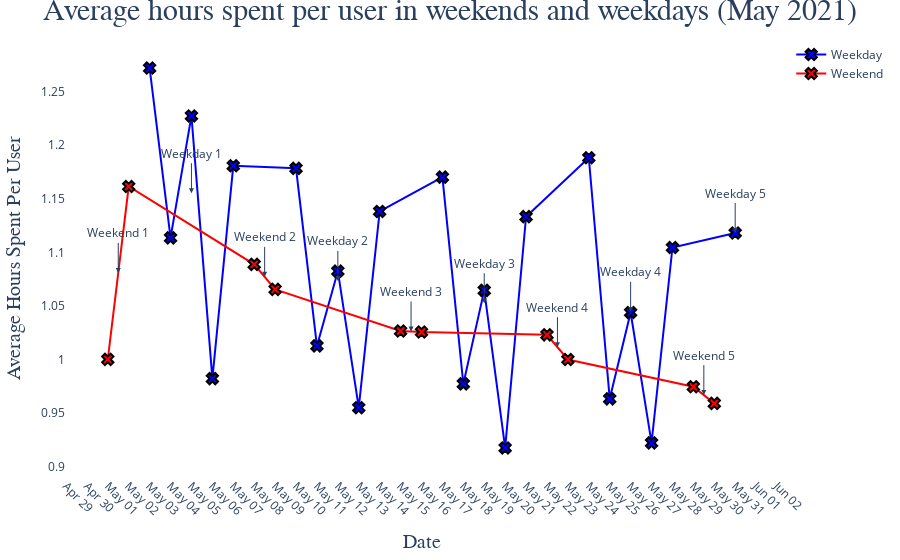

Here is the notebook cell this chart was saved with:
### Code cell
fig = go.Figure()


weekday_data = df_hours[df_hours['is_weekend'] == 0]
fig.add_trace(go.Scatter(
    x=weekday_data['event_date'],
    y=weekday_data['avg_hours_spent_per_user'],
    mode='markers+lines',
    marker=dict(size=10, symbol='x', color='blue', line=dict(width=2, color='black')),
    text=weekday_data['avg_hours_spent_per_user'],
    textposition='top center',
    name='Weekday'
))


weekend_data = df_hours[df_hours['is_weekend'] == 1]
fig.add_trace(go.Scatter(
    x=weekend_data['event_date'],
    y=weekend_data['avg_hours_spent_per_user'],
    mode='markers+lines',
    marker=dict(size=10, symbol='x', color='red', line=dict(width=2, color='black')),
    text=weekend_data['avg_hours_spent_per_user'],
    textposition='top center',
    name='Weekend'
))


fig.update_xaxes(
    tickformat='%b %d',  
    dtick="D1",  
    tickangle=45  
)


fig.update_layout(
    title='Average hours spent per user in weekends and weekdays (May 2021)',
    title_font=dict(size=30, family="Arial, sans-serif"), 
    xaxis_title='Date',
    yaxis_title='Average Hours Spent Per User',
    xaxis_title_font=dict(size=20, family="Arial, sans-serif"),  
    yaxis_title_font=dict(size=20, family="Arial, sans-serif"),  
    xaxis=dict(showgrid=False, gridcolor='white'),  
    yaxis=dict(showgrid=False, gridcolor='white'),  
    paper_bgcolor='white',  
    plot_bgcolor='white',  
    title_x=0.5,  
    margin=dict(l=40, r=40, t=40, b=40)  
)


for _, row in grouped.iterrows():
    fig.add_annotation(
        x=df_hours[df_hours['group_id'] == row['group_id']]['event_date'].mean(),
        y=row['avg_hours_spent_per_user'],
        text=row['group_label'],
        showarrow=True,
        arrowhead=2,
        ax=0,
        ay=-40
    )


fig.show()

### Figure 1 — Plotly figure (JSON) as saved in the notebook; plotly's stock layout.template omitted (floating-point values rounded to 4 significant figures)
{"data": [{"marker": {"color": "blue", "line": {"color": "black", "width": 2}, "size": 10, "symbol": "x"}, "mode": "markers+lines", "name": "Weekday", "text": [1.272, 1.113, 1.227, 0.9823, 1.181, 1.178, 1.013, 1.082, 0.9552, 1.138, 1.17, 0.9774, 1.065, 0.9177, 1.133, 1.188, 0.9635, 1.044, 0.9224, 1.105, 1.118], "textposition": "top center", "type": "scatter", "x": ["2021-05-03T00:00:00", "2021-05-04T00:00:00", "2021-05-05T00:00:00", "2021-05-06T00:00:00", "2021-05-07T00:00:00", "2021-05-10T00:00:00", "2021-05-11T00:00:00", "2021-05-12T00:00:00", "2021-05-13T00:00:00", "2021-05-14T00:00:00", "2021-05-17T00:00:00", "2021-05-18T00:00:00", "2021-05-19T00:00:00", "2021-05-20T00:00:00", "2021-05-21T00:00:00", "2021-05-24T00:00:00", "2021-05-25T00:00:00", "2021-05-26T00:00:00", "2021-05-27T00:00:00", "2021-05-28T00:00:00", "2021-05-31T00:00:00"], "y": [1.272, 1.113, 1.227, 0.9823, 1.181, 1.178, 1.013, 1.082, 0.9552, 1.138, 1.17, 0.9774, 1.065, 0.9177, 1.133, 1.188, 0.9635, 1.044, 0.9224, 1.105, 1.118]}, {"marker": {"color": "red", "line": {"color": "black", "width": 2}, "size": 10, "symbol": "x"}, "mode": "markers+lines", "name": "Weekend", "text": [1.0, 1.161, 1.089, 1.065, 1.027, 1.026, 1.023, 1.0, 0.9747, 0.9592], "textposition": "top center", "type": "scatter", "x": ["2021-05-01T00:00:00", "2021-05-02T00:00:00", "2021-05-08T00:00:00", "2021-05-09T00:00:00", "2021-05-15T00:00:00", "2021-05-16T00:00:00", "2021-05-22T00:00:00", "2021-05-23T00:00:00", "2021-05-29T00:00:00", "2021-05-30T00:00:00"], "y": [1.0, 1.161, 1.089, 1.065, 1.027, 1.026, 1.023, 1.0, 0.9747, 0.9592]}], "layout": {"annotations": [{"arrowhead": 2, "ax": 0, "ay": -40, "showarrow": true, "text": "Weekday 1", "x": "2021-05-05T00:00:00", "y": 1.155}, {"arrowhead": 2, "ax": 0, "ay": -40, "showarrow": true, "text": "Weekday 2", "x": "2021-05-12T00:00:00", "y": 1.073}, {"arrowhead": 2, "ax": 0, "ay": -40, "showarrow": true, "text": "Weekday 3", "x": "2021-05-19T00:00:00", "y": 1.053}, {"arrowhead": 2, "ax": 0, "ay": -40, "showarrow": true, "text": "Weekday 4", "x": "2021-05-26T00:00:00", "y": 1.045}, {"arrowhead": 2, "ax": 0, "ay": -40, "showarrow": true, "text": "Weekday 5", "x": "2021-05-31T00:00:00", "y": 1.118}, {"arrowhead": 2, "ax": 0, "ay": -40, "showarrow": true, "text": "Weekend 1", "x": "2021-05-01T12:00:00", "y": 1.081}, {"arrowhead": 2, "ax": 0, "ay": -40, "showarrow": true, "text": "Weekend 2", "x": "2021-05-08T12:00:00", "y": 1.077}, {"arrowhead": 2, "ax": 0, "ay": -40, "showarrow": true, "text": "Weekend 3", "x": "2021-05-15T12:00:00", "y": 1.026}, {"arrowhead": 2, "ax": 0, "ay": -40, "showarrow": true, "text": "Weekend 4", "x": "2021-05-22T12:00:00", "y": 1.012}, {"arrowhead": 2, "ax": 0, "ay": -40, "showarrow": true, "text": "Weekend 5", "x": "2021-05-29T12:00:00", "y": 0.967}], "margin": {"b": 40, "l": 40, "r": 40, "t": 40}, "paper_bgcolor": "white", "plot_bgcolor": "white", "title": {"font": {"family": "Arial, sans-serif", "size": 30}, "text": "Average hours spent per user in weekends and weekdays (May 2021)", "x": 0.5}, "xaxis": {"dtick": "D1", "gridcolor": "white", "showgrid": false, "tickangle": 45, "tickformat": "%b %d", "title": {"font": {"family": "Arial, sans-serif", "size": 20}, "text": "Date"}}, "yaxis": {"gridcolor": "white", "showgrid": false, "title": {"font": {"family": "Arial, sans-serif", "size": 20}, "text": "Average Hours Spent Per User"}}}}
